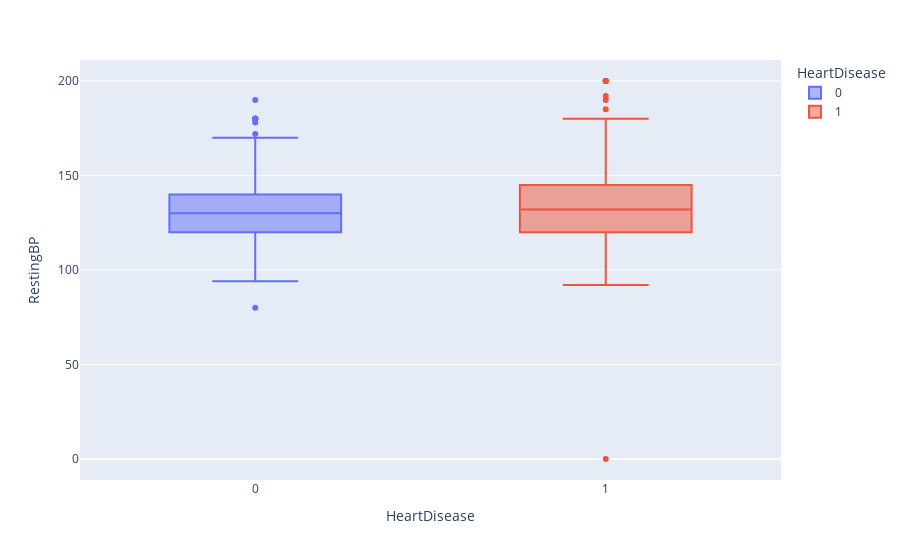

This figure's notebook cell:
### Code cell
px.box(data_frame=df,
    x=df.HeartDisease,
    y=df.RestingBP,
    color=df.HeartDisease)

### Figure 1 — Plotly figure (JSON) as saved in the notebook; plotly's stock layout.template omitted (floating-point values rounded to 4 significant figures; data arrays with more than 128 entries replaced by an {"elided": "..."} marker saying what was removed)
{"data": [{"alignmentgroup": "True", "hovertemplate": "HeartDisease=%{x}<br>RestingBP=%{y}<extra></extra>", "legendgroup": "0", "marker": {"color": "#636efa"}, "name": "0", "notched": false, "offsetgroup": "0", "orientation": "v", "showlegend": true, "type": "box", "x": {"elided": "410 int values"}, "x0": " ", "xaxis": "x", "y": {"elided": "410 int values"}, "y0": " ", "yaxis": "y"}, {"alignmentgroup": "True", "hovertemplate": "HeartDisease=%{x}<br>RestingBP=%{y}<extra></extra>", "legendgroup": "1", "marker": {"color": "#EF553B"}, "name": "1", "notched": false, "offsetgroup": "1", "orientation": "v", "showlegend": true, "type": "box", "x": {"elided": "508 int values"}, "x0": " ", "xaxis": "x", "y": {"elided": "508 int values"}, "y0": " ", "yaxis": "y"}], "layout": {"boxmode": "overlay", "legend": {"title": {"text": "HeartDisease"}, "tracegroupgap": 0}, "margin": {"t": 60}, "xaxis": {"anchor": "y", "categoryarray": [0, 1], "categoryorder": "array", "domain": [0, 1], "title": {"text": "HeartDisease"}}, "yaxis": {"anchor": "x", "domain": [0, 1], "title": {"text": "RestingBP"}}}}
